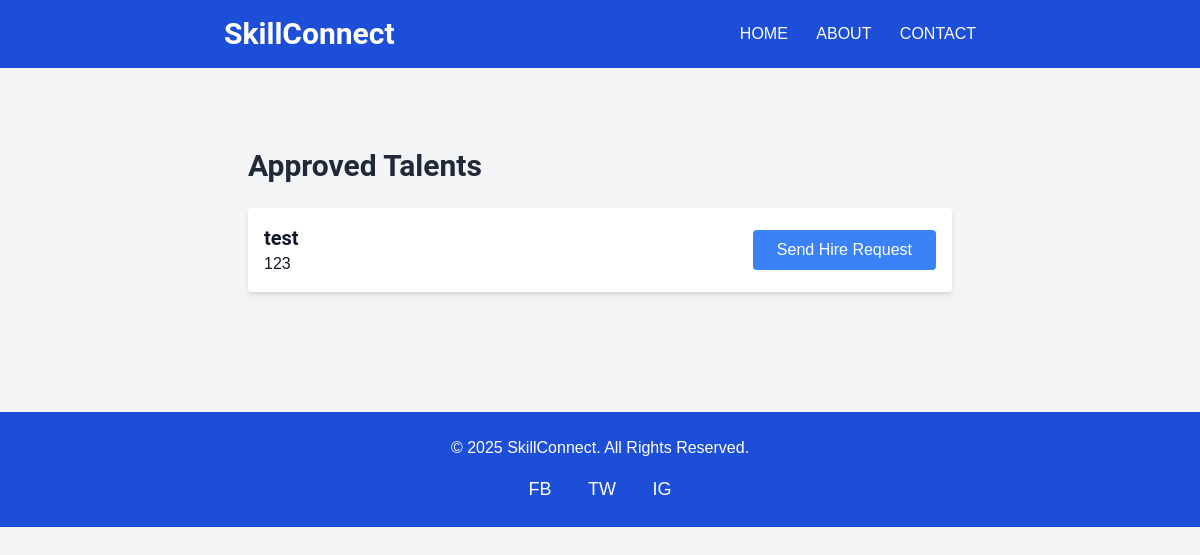
/client/, run on an earlier commit of the app's database.
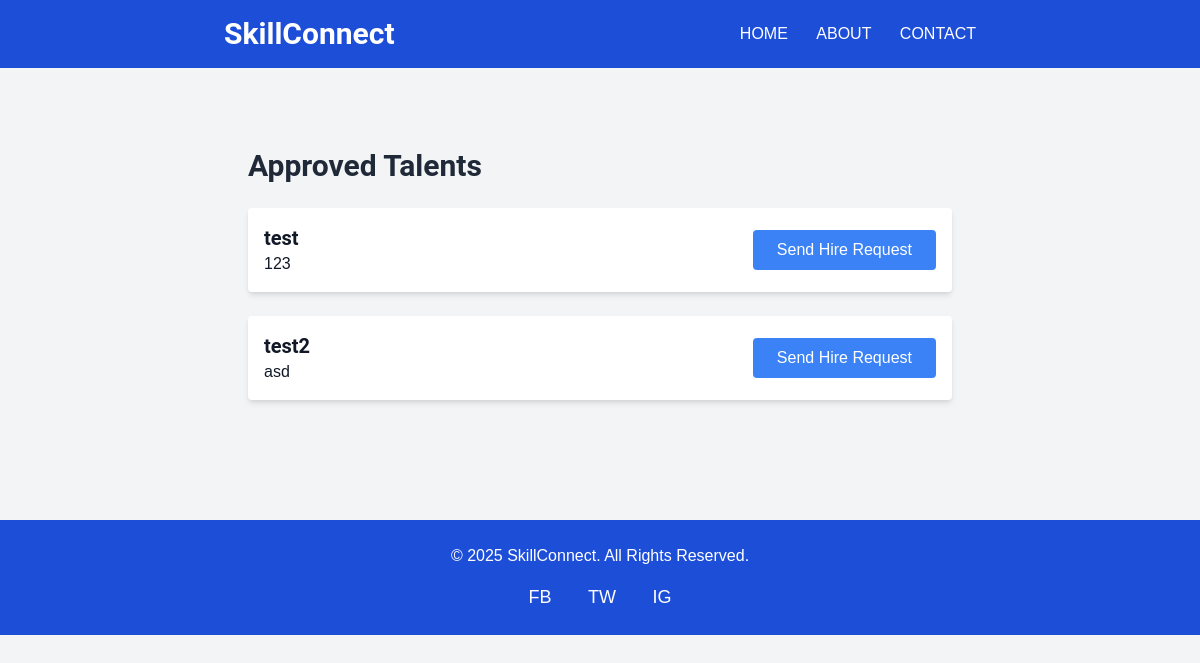
And on a later commit of the database.
### myApp/models.py (models this page shows, shortened)
class Talent(models.Model):
    name = models.CharField(max_length=100)
    email = models.EmailField()
    phone = models.CharField(max_length=15)
    skills = models.TextField()
    description = models.TextField()
    profile_photo = models.ImageField(upload_to='profile_photos/')
    approved = models.BooleanField(default=False)  # Admin approval field

### myApp/views.py (the view)
# urls.py: path('client/', views.client_view, name='client_view'),
def client_view(request):
    approved_talents = Talent.objects.filter(approved=True)
    context = {
        'approved_talents': approved_talents,
    }
    return render(request, 'myApp/client.html', context)

### myApp/templates/myApp/client.html (shortened to what this page needs)
{% extends 'myApp/base.html' %}
{% block content %}
    <div class="container mx-auto px-6 py-10">
        <h2 class="text-3xl font-semibold text-gray-800 mb-6">Approved Talents</h2>
        {% if approved_talents %}
            <div class="space-y-6">
                {% for talent in approved_talents %}
                    <div class="flex justify-between items-center bg-white p-4 rounded shadow-md">
                        <div>
                            <h3 class="text-xl font-bold">{{ talent.name }}</h3>
                            <p>{{ talent.skills }}</p>
                        </div>
                        <div>
                            <button
                                class="bg-blue-500 text-white px-6 py-2 rounded hover:bg-blue-400"
                                onclick="handleHireRequest({{ talent.id }})">
                                Send Hire Request
                            </button>
                        </div>
                    </div>
                {% endfor %}
            </div>
        {% else %}
            <p>No talents available at the moment.</p>
        {% endif %}
    </div>
{% endblock %}

### myApp/templates/myApp/base.html (shortened to what this page needs)
{% load static %}
<!DOCTYPE html>
<html lang="en">
<head>
    <link href="https://cdn.jsdelivr.net/npm/tailwindcss@2.0.0/dist/tailwind.min.css" rel="stylesheet">
    <link rel="stylesheet" href="{% static 'css/style.css' %}">
</head>
<body class="bg-gray-100 text-gray-900">
    <header class="bg-blue-700 py-4">
        <div class="container mx-auto flex justify-between items-center px-6">
            <h1 class="text-3xl text-white font-bold">
                <a href="/">SkillConnect</a>
            </h1>
            <nav class="space-x-6">
                <a href="/" class="text-white hover:text-gray-300">Home</a>
                <a href="/about/" class="text-white hover:text-gray-300">About</a>
                <a href="/contact/" class="text-white hover:text-gray-300">Contact</a>
            </nav>
        </div>
    </header>
    <main class="container mx-auto px-6 py-10">
        {% block content %}{% endblock %}
    </main>
    <footer class="bg-blue-700 text-white py-6 mt-10">
        <div class="container mx-auto text-center">
            <p>&copy; 2025 SkillConnect. All Rights Reserved.</p>
            <div class="mt-4">
                <a href="#" class="mx-4 text-white hover:text-gray-300">FB</a>
                <a href="#" class="mx-4 text-white hover:text-gray-300">TW</a>
                <a href="#" class="mx-4 text-white hover:text-gray-300">IG</a>
            </div>
        </div>
    </footer>
</body>
</html>

### myApp/static/css/style.css (style rules this page uses)
body { font-family: 'Arial', sans-serif; }
h1, h2, h3 { font-family: 'Roboto', sans-serif; }
a { text-decoration: none; }
header { background-color: #2d3748; }
header h1 a { font-weight: bold; color: #fff; }
header nav a { color: #fff; text-transform: uppercase; font-size: 16px; }
footer { background-color: #2d3748; }
footer a { color: #fff; font-size: 18px; }
.container { max-width: 800px; margin: 0 auto; }
button { padding: 0.5rem 1rem; background-color: #1D4ED8; color: white; border-radius: 4px; border: none; cursor: pointer; }

What changed in the data, as far as the page shows it:
added Talent: name "test2", skills "asd"
